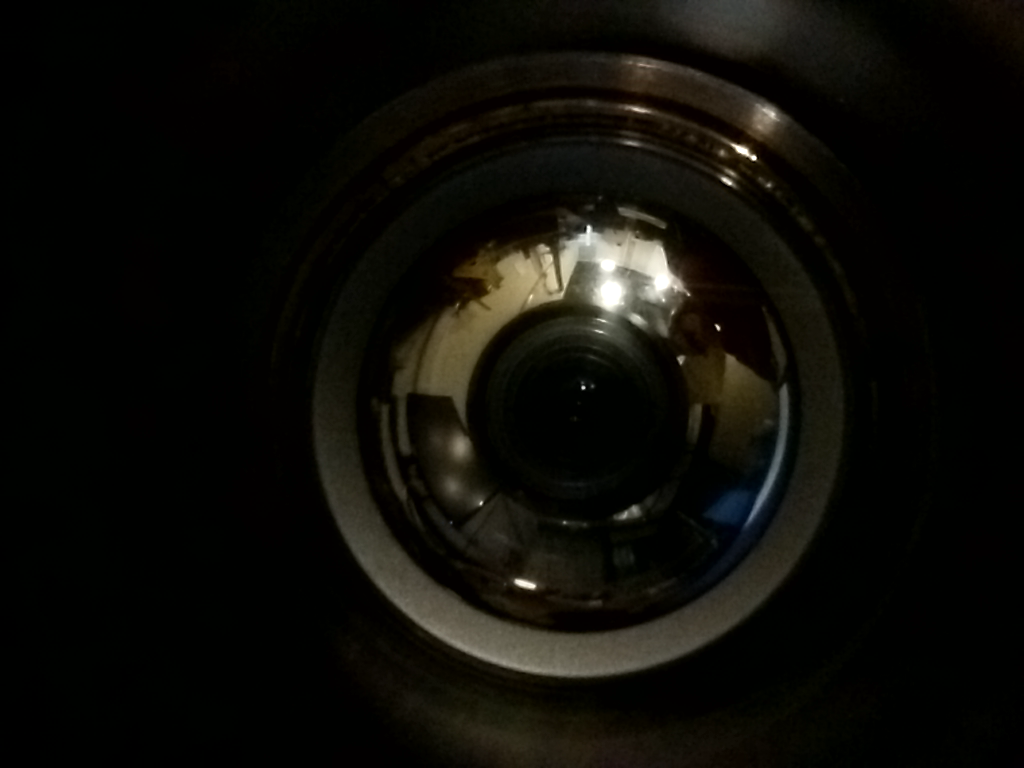
#> input picture python_utils/eyepiece_detection/image_from_calibrate.png, 1024 x 768 px
$ python circles.py
#> lines starting #> are read from the running program, lines starting #| are printed output that depends on the picture; after the words box and inside, x2 and y2 are one past the last pixel; in counts of white or black regions, pixels touching at a corner belong together
import  cv2 as cv
import cv2.cv as opencv

print(cv.__version__)

central = cv.imread('image_from_calibrate.png')
#> central is the input picture: shape (768, 1024, 3); mean B, G, R 7.9, 12.4, 13.3
hsv = cv.cvtColor(central, cv.COLOR_BGR2HSV)
#> hsv: shape (768, 1024, 3); mean H, S, V 37.3, 213.9, 14.1
h = hsv[:,:,0]
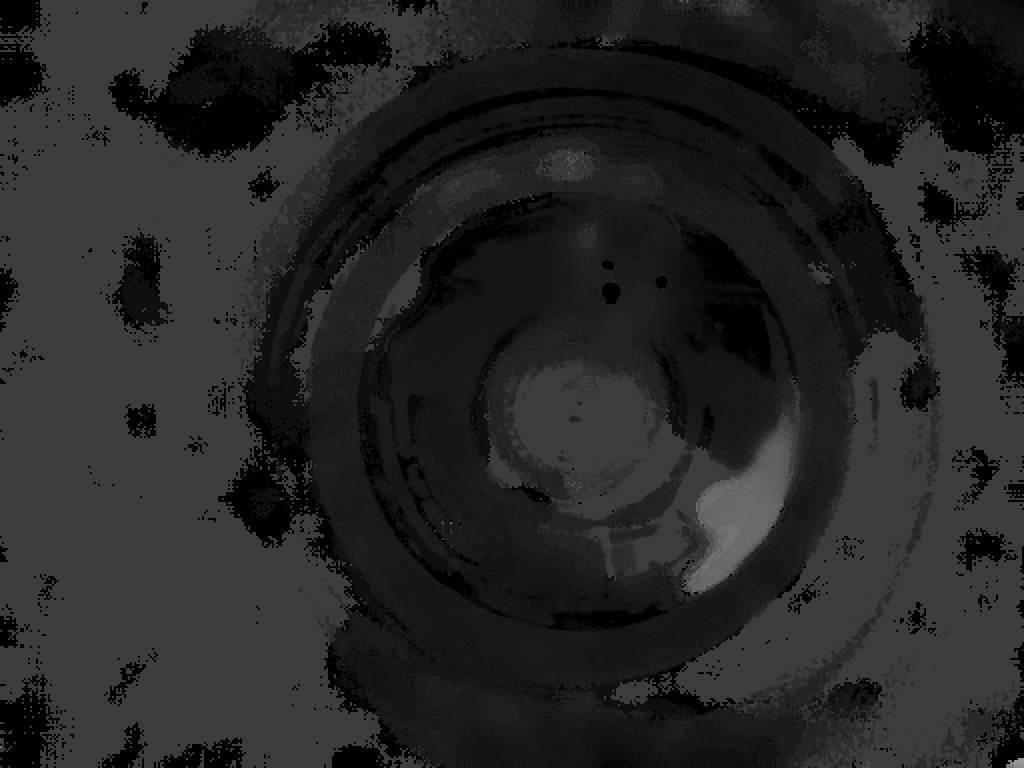
#> h: shape (768, 1024); min 0, max 150, mean 37.3
s = hsv[:,:,1]
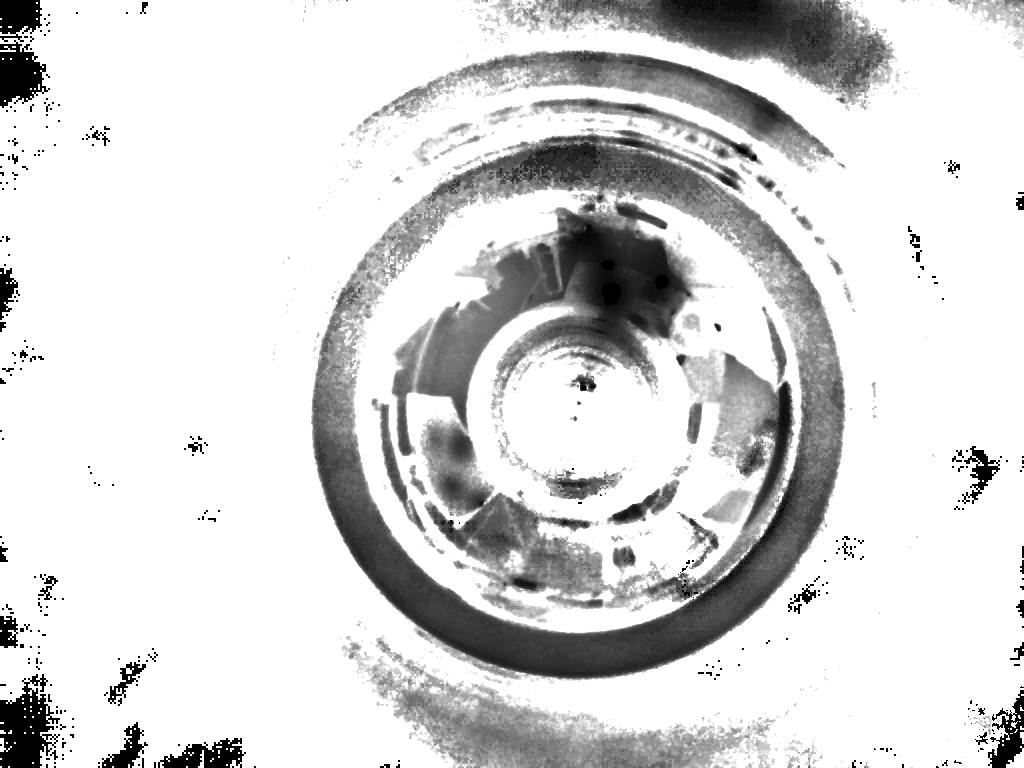
#> s: shape (768, 1024); min 0, max 255, mean 213.9
v = hsv[:,:,2]
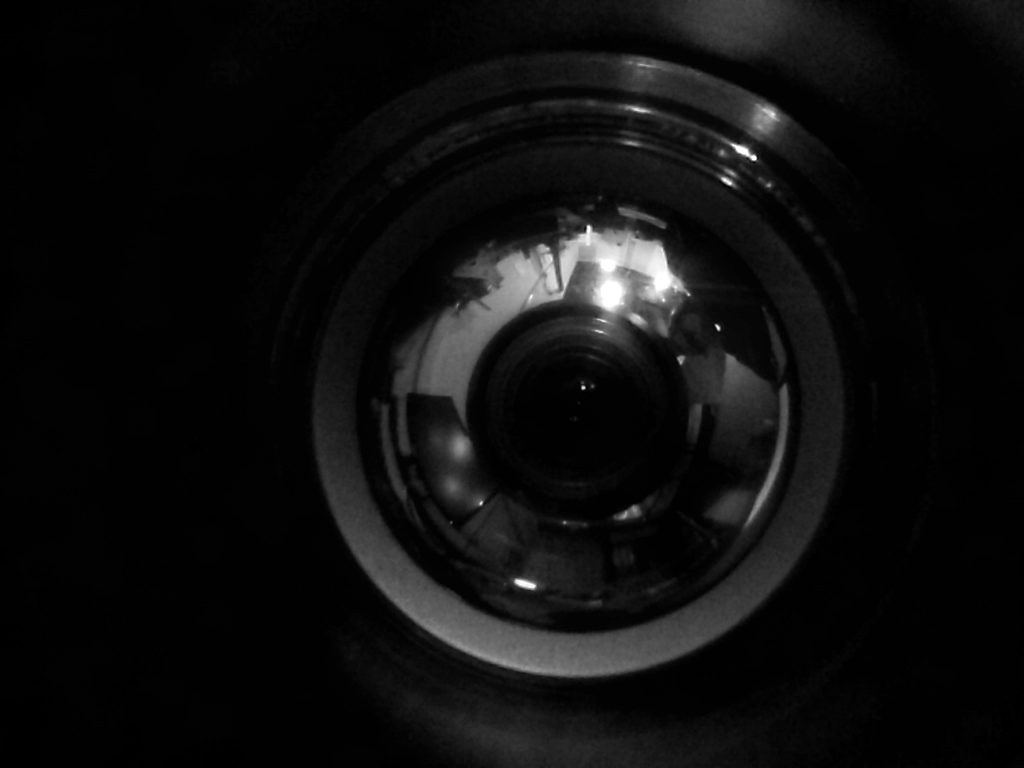
#> v: shape (768, 1024); min 0, max 255, mean 14.1

cv.imshow('Hue', h)
cv.imshow('Sat', s)
cv.imshow('Val', v)

gray = cv.cvtColor(central, cv.COLOR_BGRA2GRAY)

blurred = cv.blur(s, (5,5))
gray = blurred
cv.imshow('Gray', gray)
circles = cv.HoughCircles(
    gray,
    opencv.CV_HOUGH_GRADIENT,
    1,
    20,
    param1=30,
    param2=250,
    minRadius=0,
    maxRadius=0
)
#> circles = [[581.5, 416.5, 261.1], [569.5, 398.5, 235.6]]

for i in circles[0,:]:
    cX = i[0]
    cY = i[1]
    cv.circle(central,(i[0],i[1]), 280, (0, 255, 0), 3)
#> this loop made 2 passes
#> (i, cX, cY) on passes 1 to 2: ([581.5, 416.5, 261.1], 581.5, 416.5), ([569.5, 398.5, 235.6], 569.5, 398.5)
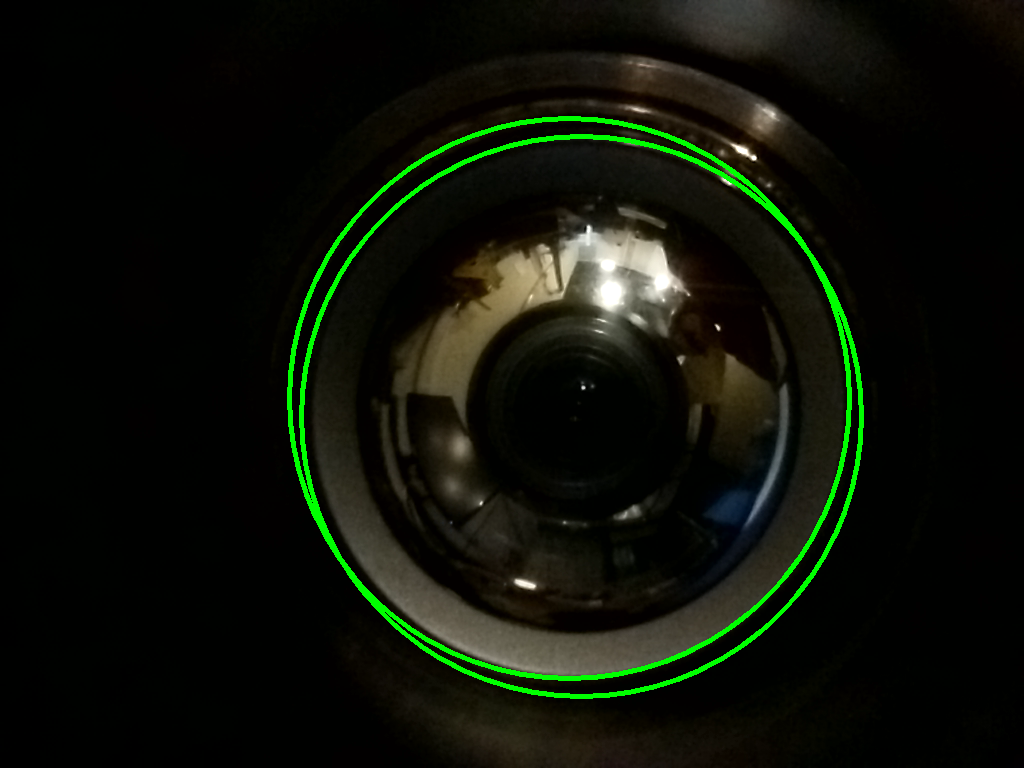
#> central: shape (768, 1024, 3); 2.12% of pixels changed, all inside (x1, y1, x2, y2) = (287, 116, 864, 699)

cv.circle(central, (527, 406), 12, (0,0,255), 2)
#> central: shape (768, 1024, 3); 0.03% of pixels changed, all inside (x1, y1, x2, y2) = (514, 393, 541, 420)
#cv.circle(central, (cX, cY), 140, (0,0,255), 2)
#cv.circle(central, (cX, cY), 250, (0,0,255), 2)
cv.namedWindow('Central', cv.WINDOW_NORMAL)
cv.resizeWindow('Central', 600, 600)
cv.imshow('Central', central)

cv.waitKey(0)
cv.destroyAllWindows()
